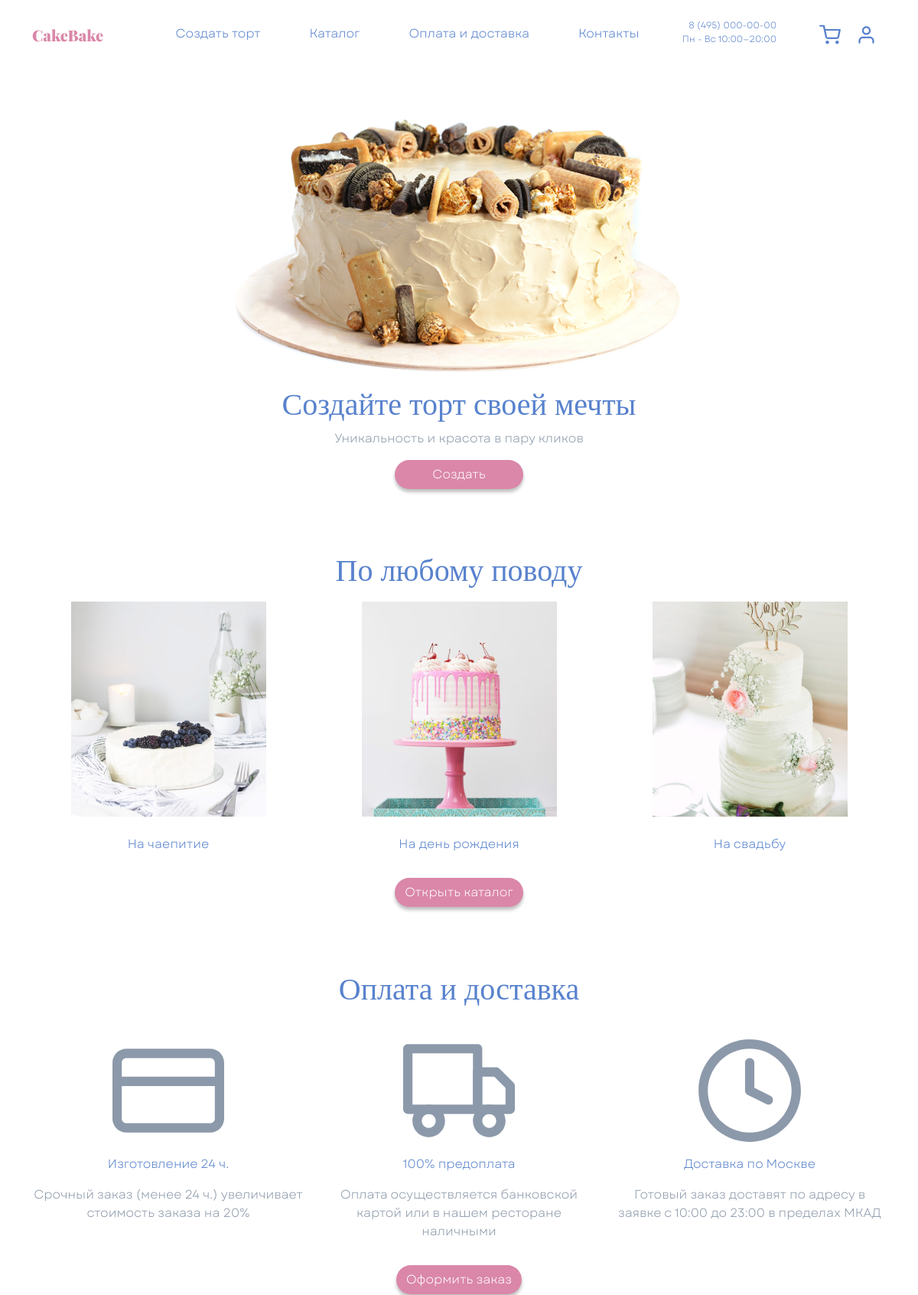
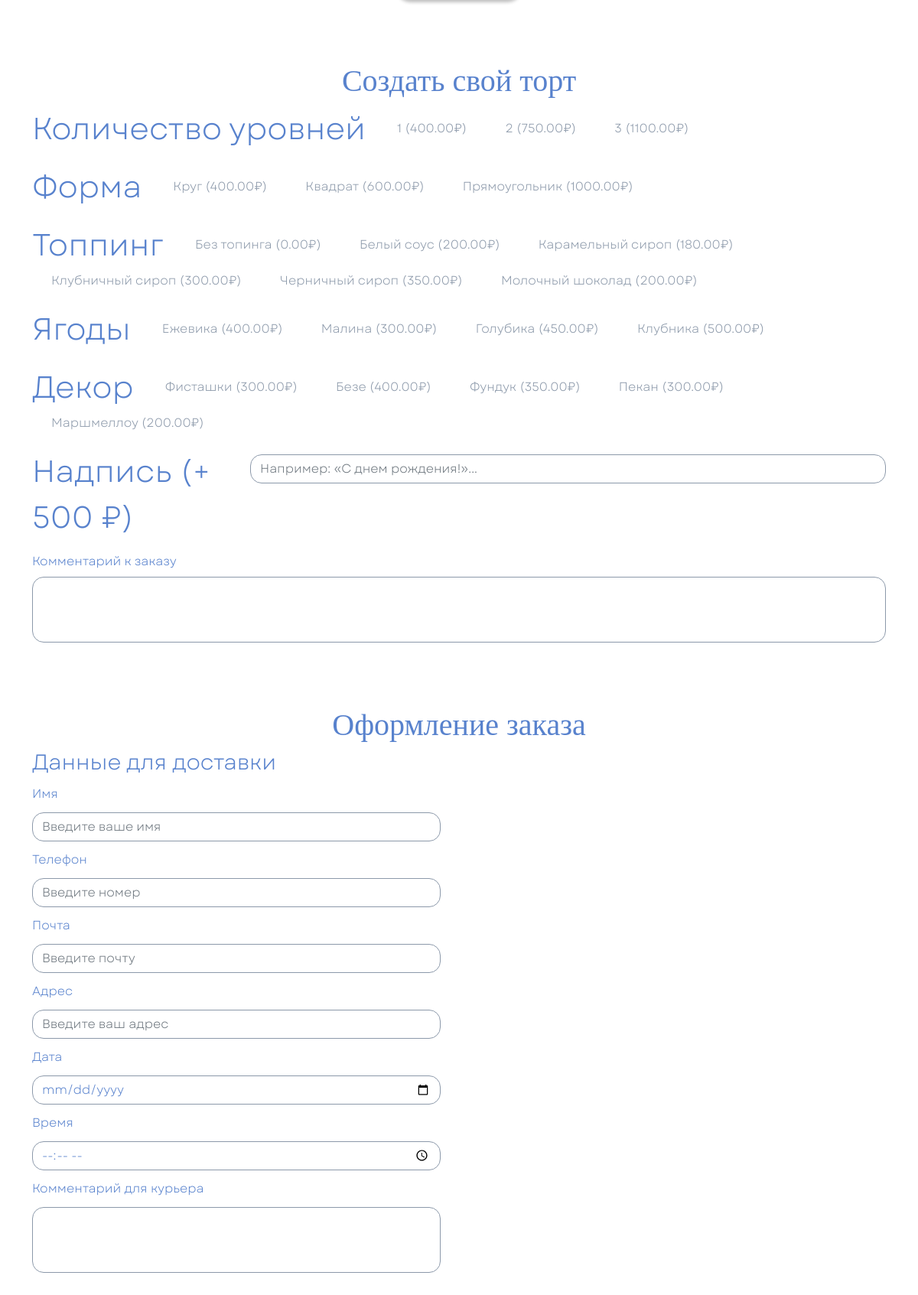
The page / (upper part) on the database its author committed (2 pictures, top to bottom).
### cakes_app/models.py (models this page shows, shortened)
class Level(models.Model):
    name = models.CharField('Название', max_length=256)
    price = models.DecimalField(
        'Цена',
        max_digits=10,
        decimal_places=2,
        validators=[MinValueValidator(0.00)]
    )
    class Meta:
        verbose_name = 'Уровень'
        verbose_name_plural = 'Уровни'

class Form(models.Model):
    name = models.CharField('Название', max_length=256)
    price = models.DecimalField(
        'Цена',
        max_digits=10,
        decimal_places=2,
        validators=[MinValueValidator(0.00)]
    )
    class Meta:
        verbose_name = 'Форма'
        verbose_name_plural = 'Формы'

class Topping(models.Model):
    name = models.CharField('Название', max_length=256)
    price = models.DecimalField(
        'Цена',
        max_digits=10,
        decimal_places=2,
        validators=[MinValueValidator(0.00)]
    )
    class Meta:
        verbose_name = 'Топпинг'
        verbose_name_plural = 'Топпинги'

class Berry(models.Model):
    name = models.CharField('Название', max_length=256)
    price = models.DecimalField(
        'Цена',
        max_digits=10,
        decimal_places=2,
        validators=[MinValueValidator(0.00)]
    )
    class Meta:
        verbose_name = 'Ягода'
        verbose_name_plural = 'Ягоды'

class Decor(models.Model):
    name = models.CharField('Название', max_length=256)
    price = models.DecimalField(
        'Цена',
        max_digits=10,
        decimal_places=2,
        validators=[MinValueValidator(0.00)]
    )
    class Meta:
        verbose_name = 'Декор'
        verbose_name_plural = 'Декоры'

### cakes_app/views.py (the view, shortened to what this page needs)
# urls.py: path('', views.index, name='index'),
def index(request: HttpRequest) -> HttpResponse:
    levels = Level.objects.all()
    forms = Form.objects.all()
    toppings = Topping.objects.all()
    berries = Berry.objects.all()
    decors = Decor.objects.all()
    show_login = request.session.pop('show_login_modal', False)
    context = {
        'levels': levels,
        'forms': forms,
        'toppings': toppings,
        'berries': berries,
        'decors': decors,
        'login_form': PhoneLoginForm(),
        'show_login_modal': show_login,
    }
    return render(request, 'index.html', context)

### cakes_app/forms.py
class PhoneLoginForm(forms.Form):
    phone = forms.CharField(
        label='Телефон',
        widget=forms.TextInput(attrs={
            'class': 'form-control cake__textinput mb-2',
            'placeholder': 'Телефон',
            'inputmode': 'tel',
        })
    )
    password = forms.CharField(
        label='Пароль',
        widget=forms.PasswordInput(attrs={
            'class': 'form-control cake__textinput mb-2',
            'placeholder': 'Пароль',
        })
    )

### templates/index.html (shortened to what this page needs)
{% load static %}
<!DOCTYPE html>
<html lang="en">
<head>
  <link href="https://cdn.jsdelivr.net/npm/bootstrap@5.0.2/dist/css/bootstrap.min.css" rel="stylesheet"
>
  <link rel="stylesheet" href="{% static 'css/Style.css' %}">
</head>
<body>
<header class="navbar navbar-expand-xl navbar-light fixed-top bg-white py-4">
  <nav class="container">
    <a class="navbar-brand" href="#">
      <img src="{% static 'img/Logo.svg' %}" alt="CakeBake">
    </a>
    <div class="collapse navbar-collapse justify-content-end" id="navbar">
      <ul class="navbar-nav">
        <li class="nav-item me-5">
          <a class="nav-link fw-lighter cake_blue" href="#step3">Создать торт</a>
        </li>
        <li class="nav-item me-5">
          <a class="nav-link fw-lighter cake_blue" href="#step2">Каталог</a>
        </li>
        <li class="nav-item me-5">
          <a class="nav-link fw-lighter cake_blue" href="#step4">Оплата и доставка</a>
        </li>
        <li class="nav-item me-5">
          <a class="nav-link fw-lighter cake_blue" href="#Contacts">Контакты</a>
        </li>
        <li class="nav-item d-block d-xl-flex flex-column align-items-end me-5">
          <small class="fw-lighter text-decoration-none fs_12 cake_blue">8 (495) 000-00-00</small>
          <small class="fw-lighter text-decoration-none fs_12 cake_blue">Пн - Вс 10:00—20:00</small>
        </li>
        <li class="nav-item d-flex align-items-center">
          <a class="nav-link fw-lighter me-1 cake_blue position-relative" href="#">
            <img src="{% static 'img/shopping-cart.svg' %}" alt="">
          </a>
          {% if request.user.is_authenticated %}
          <a class="nav-link fw-lighter cake_grey fs_12" href="{% url 'lk' %}">
            {{ request.user.first_name|default:request.user.username }}
          </a>
          <a class="nav-link fw-lighter cake_blue fs_12" href="{% url 'logout' %}">Выйти</a>
          {% else %}
          <a class="nav-link fw-lighter me-1 cake_blue position-relative" href="#RegModal" data-bs-toggle="modal">
            <img src="{% static 'img/user.svg' %}" alt="">
          </a>
          {% endif %}
        </li>
      </ul>
    </div>
  </nav>
</header>
<main>
  <div class="container mt-header">
    <article class="row position-relative">
      <div class="col-12 col-xxl-6 d-flex justify-content-center">
        <img src="{% static 'img/Cake.png' %}" alt="">
      </div>
      <div class="col-12 col-xxl-6 d-flex flex-column justify-content-center align-items-center align-items-xxl-start">
        <h1 class="font_Gogh fs_40 cake_blue">Создайте торт своей мечты</h1>
        <span class="cake_grey fw-lighter">Уникальность и красота в пару кликов</span>
        <a href="#step3"
           class="btn text-white rounded-pill px-5 mt-3 shadow-none cake__button cake__bg_pink">Создать</a>
      </div>
    </article>
    <article class="row pt-header d-flex justify-content-center" id="step2">
      <h2 class="font_Gogh fs_40 cake_blue text-center mb-3">По любому поводу</h2>
      <div class="col-12 col-sm-6 col-lg-4 d-flex flex-column align-items-center">
        <div class="card border-0 cake__hover">
          <a href="#" class="card-img-overlay"></a>
          <img src="{% static 'img/image1.png' %}" alt="" class="">
          <span class="cake_blue mt-4 fw-lighter mb-4 text-center">На чаепитие</span>
        </div>
      </div>
      <div class="col-12 col-sm-6 col-lg-4 d-flex flex-column align-items-center">
        <div class="card border-0 cake__hover">
          <a href="#" class="card-img-overlay"></a>
          <img src="{% static 'img/image2.png' %}" alt="" class="">
          <span class="cake_blue mt-4 fw-lighter mb-4 text-center">На день рождения</span>
        </div>
      </div>
      <div class="col-12 col-sm-6 col-lg-4 d-flex flex-column align-items-center">
        <div class="card border-0 cake__hover">
          <a href="#" class="card-img-overlay"></a>
          <img src="{% static 'img/image3.png' %}" alt="" class="">
          <span class="cake_blue mt-4 fw-lighter mb-4 text-center">На свадьбу</span>
        </div>
      </div>
      <div class="d-flex justify-content-center mt-2">
        <button class="btn text-white rounded-pill shadow-none cake__button cake__bg_pink">Открыть каталог</button>
      </div>
    </article>
    <article class="row pt-header text-center d-flex justify-content-center">
      <h2 class="font_Gogh fs_40 cake_blue text-center mb-5">Оплата и доставка</h2>
      <div class="col-12 col-sm-6 col-lg-4 d-flex flex-column align-items-center">
        <div class="d-flex align-items-center" style="height: 120px">
          <img src="{% static 'img/clock.svg' %}" alt="">
        </div>
        <span class="cake_blue mt-4 fw-lighter">Изготовление 24 ч.</span>
        <p class="cake_grey mt-3">Срочный заказ (менее 24 ч.) увеличивает стоимость заказа на 20%</p>
      </div>
      <div class="col-12 col-sm-6 col-lg-4 d-flex flex-column align-items-center">
        <div class="d-flex align-items-center" style="height: 120px">
          <img src="{% static 'img/card.svg' %}" alt="">
        </div>
        <span class="cake_blue mt-4 fw-lighter">100% предоплата</span>
        <p class="cake_grey mt-3">Оплата осуществляется банковской картой или в нашем ресторане наличными</p>
      </div>
      <div class="col-12 col-sm-6 col-lg-4 d-flex flex-column align-items-center">
        <div class="d-flex align-items-center" style="height: 120px">
          <img src="{% static 'img/deliv.svg' %}" alt="">
        </div>
        <span class="cake_blue mt-4 fw-lighter">Доставка по Москве</span>
        <p class="cake_grey mt-3">Готовый заказ доставят по адресу в заявке с 10:00 до 23:00 в пределах МКАД</p>
      </div>
      <div class="d-flex justify-content-center">
        <a href="#step3" class="btn text-white rounded-pill mt-3 shadow-none cake__button cake__bg_pink">Оформить
          заказ</a>
      </div>
    </article>
    <article id="VueApp">
      <section class="row pt-header" id="step3">
        <h2 class="font_Gogh fs_40 cake_blue text-center">Создать свой торт</h2>
        <form id="cake-form" action="{% url 'index' %}" method="post">
          <div class="d-flex align-items-center flex-wrap mb-3">
            <span class="me-3 fs_40 cake_blue">Количество уровней</span>
            {% for level in levels %}
            <label for="level-{{ level.pk }}" class="mx-2 px-3 py-1 cake_grey cake__label">
              {{ level.name }} ({{ level.price }}₽)
            </label>
            {% endfor %}
          </div>
          <div class="d-flex align-items-center flex-wrap mb-3">
            <span class="me-3 fs_40 cake_blue">Форма</span>
            {% for form in forms %}
            <label for="form-{{ form.pk }}" class="mx-2 px-3 py-1 cake_grey cake__label">
              {{ form.name }} ({{ form.price }}₽)
            </label>
            {% endfor %}
          </div>
          <div class="d-flex align-items-center flex-wrap mb-3">
            <span class="me-3 fs_40 cake_blue">Топпинг</span>
            {% for topping in toppings %}
            <label for="topping-{{ topping.pk }}" class="mx-2 px-3 py-1 cake_grey cake__label">
              {{ topping.name }} ({{ topping.price }}₽)
            </label>
            {% endfor %}
          </div>
          <div class="d-flex align-items-center flex-wrap mb-3">
            <span class="me-3 fs_40 cake_blue">Ягоды</span>
            {% for berry in berries %}
            <label for="berry-{{ berry.pk }}" class="mx-2 px-3 py-1 cake_grey cake__label">
              {{ berry.name }} ({{ berry.price }}₽)
            </label>
            {% endfor %}
          </div>
          <div class="d-flex align-items-center flex-wrap mb-3">
            <span class="me-3 fs_40 cake_blue">Декор</span>
            {% for decor in decors %}
            <label for="decor-{{ decor.pk }}" class="mx-2 px-3 py-1 cake_grey cake__label">
              {{ decor.name }} ({{ decor.price }}₽)
            </label>
            {% endfor %}
          </div>
          <div class="row mb-3">
            <div class="col-5 col-md-4 col-lg-3">
              <label class="me-3 fs_40 cake_blue" for="words">Надпись (+ 500 ₽)</label>
            </div>
            <div class="col-7 col-md-8 col-lg-9 pt-2">
              <input type="text" name="sign" id="words" placeholder="Например: «С днем рождения!»..."
                     class="form-control cake__textinput">
            </div>
          </div>
          <div>
            <label for="comment" class="cake_blue">Комментарий к заказу</label>
            <textarea name="comment" id="comment" rows="3" class="form-control mt-2 cake__textinput"
                      style="resize: none"></textarea>
          </div>
          <section class="row pt-header" id="step4">
            <div class="col-12">
              <h2 class="fs_40 font_Gogh cake_blue text-center">Оформление заказа</h2>
            </div>
            <div class="row">
              <div class="col-12 col-lg-6">
                <h3 class="fs_30 cake_blue">Данные для доставки</h3>
                <div class="d-flex flex-column">
                  <label for="id_name" class="my-1 fs_20 cake_blue">Имя</label>
                  <input type="text" name="name" id="id_name" placeholder="Введите ваше имя"
                         class="form-control my-2 cake__textinput" requredd>
                  <label for="id_phone" class="my-1 fs_20 cake_blue">Телефон</label>
                  <input type="tel" name="phone" pattern="[+][0-9]{11}" title="Введите номер телефона в формате +7..." id="id_phone" placeholder="Введите номер"
                         class="form-control my-2 cake__textinput" required>
                  <label for="id_email" class="my-1 fs_20 cake_blue">Почта</label>
                  <input type="email"  name="email"  id="id_email"  placeholder="Введите почту"
                         class="form-control my-2 cake__textinput">
                  <label for="id_address" class="my-1 fs_20 cake_blue">Адрес</label>
                  <input type="text" name="address" id="id_address" placeholder="Введите ваш адрес"
                         class="form-control my-2 cake__textinput" required>
                  <label for="id_date" class="my-1 fs_20 cake_blue">Дата</label>
                  <input type="date" name="date" id="id_date" placeholder="ДД.ММ.ГГ"
                         class="form-control my-2 cake__textinput" required>
                  <label for="id_time" class="my-1 fs_20 cake_blue">Время</label>
                  <input type="time" name="time" id="id_time" placeholder="00:00"
                         class="form-control my-2 cake__textinput" required>
                  <label for="id_comment" class="my-1 fs_20 cake_blue">Комментарий для курьера</label>
                  <textarea name="deliv_comment" id="id_comment" class="form-control my-2 cake__textinput" rows="3"
                            style="resize: none"></textarea>
                </div>
              </div>
            </div>
          </section>
        </form>
      </section>
    </article>
  </div>
</main>
</body>
</html>

### static/css/Style.css (style rules this page uses)
.font_Gogh { font-family: Gogh; }
html { height: 100%; }
* { font-family: Garet, serif; font-size: 16px; font-weight: normal; }
body { background-color: white; min-height: 100%; display: grid; grid-template-rows: auto 1fr auto; }
.mt-header { margin-top: calc(58px + 1.6rem); }
.pt-header { padding-top: calc(58px + 1.6rem); }
.cake__bg_pink { background-color: #DA87A9 !important; }
.cake_blue { color: #5882CD !important; }
.cake_grey { color: #8C99AA !important; }
.cake__button { box-shadow: 0 4px 4px rgba(0, 0, 0, 0.25) !important; border-radius: 15px; }
.cake__label { border: 1px solid white; border-radius: 15px; }
.cake__textinput { border: 1px solid #8C99AA; border-radius: 15px; color: #5882CD !important; }
.fs_12 { font-size: 12px; }
.fs_40 { font-size: 40px; }

### rows shown on the page
Level: name "1", price "400.00"
Level: name "2", price "750.00"
Level: name "3", price "1100.00"
Form: name "Круг", price "400.00"
Form: name "Квадрат", price "600.00"
Form: name "Прямоугольник", price "1000.00"
Topping: name "Без топинга", price "0.00"
Topping: name "Белый соус", price "200.00"
Topping: name "Карамельный сироп", price "180.00"
Topping: name "Клубничный сироп", price "300.00"
Topping: name "Черничный сироп", price "350.00"
Topping: name "Молочный шоколад", price "200.00"
Berry: name "Ежевика", price "400.00"
Berry: name "Малина", price "300.00"
Berry: name "Голубика", price "450.00"
Berry: name "Клубника", price "500.00"
Decor: name "Фисташки", price "300.00"
Decor: name "Безе", price "400.00"
Decor: name "Фундук", price "350.00"
Decor: name "Пекан", price "300.00"
Decor: name "Маршмеллоу", price "200.00"
